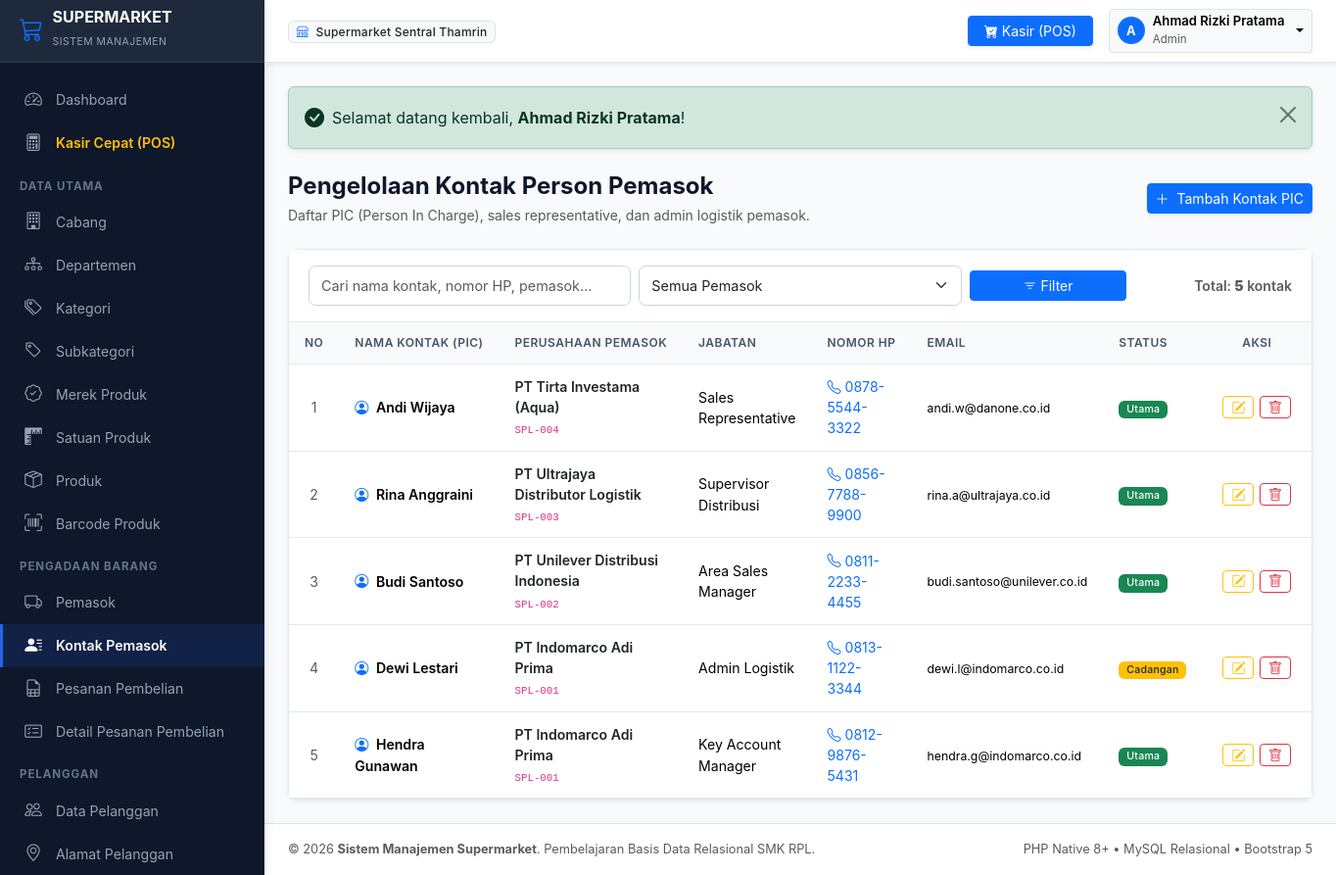
The app's page /modules/kontak_pemasok/index.php (signed in) with its own data.
### tables this page shows
CREATE TABLE `kontak_pemasok` (
    `id_kontak` INT AUTO_INCREMENT PRIMARY KEY,
    `id_pemasok` INT NOT NULL,
    `nama_kontak` VARCHAR(100) NOT NULL,
    `jabatan` VARCHAR(50) DEFAULT NULL,
    `nomor_hp` VARCHAR(20) NOT NULL,
    `email` VARCHAR(100) DEFAULT NULL,
    `status` ENUM('utama', 'cadangan') NOT NULL DEFAULT 'utama',
    INDEX `idx_kontak_pemasok` (`id_pemasok`),
    CONSTRAINT `fk_kontak_pemasok` FOREIGN KEY (`id_pemasok`) 
        REFERENCES `pemasok` (`id_pemasok`) ON UPDATE CASCADE ON DELETE CASCADE
);

CREATE TABLE `pemasok` (
    `id_pemasok` INT AUTO_INCREMENT PRIMARY KEY,
    `kode_pemasok` VARCHAR(20) NOT NULL UNIQUE,
    `nama_pemasok` VARCHAR(150) NOT NULL,
    `alamat` TEXT NOT NULL,
    `telepon` VARCHAR(20) NOT NULL,
    `email` VARCHAR(100) DEFAULT NULL,
    `npwp` VARCHAR(30) DEFAULT NULL,
    `status` ENUM('aktif', 'nonaktif') NOT NULL DEFAULT 'aktif',
    `created_at` DATETIME NOT NULL DEFAULT CURRENT_TIMESTAMP,
    INDEX `idx_pemasok_nama` (`nama_pemasok`)
);

### modules/kontak_pemasok/index.php (the view, shortened to what this page needs)
<?php
require_once __DIR__ . '/../../includes/header.php';
$cari = trim($_GET['cari'] ?? '');
$id_spl = (int)($_GET['id_pemasok'] ?? 0);
$halaman_aktif = (int)($_GET['halaman'] ?? 1);
$limit = 10;
$sqlCount = "
    SELECT COUNT(*)
    FROM kontak_pemasok kp
    INNER JOIN pemasok p ON kp.id_pemasok = p.id_pemasok
    WHERE 1=1
";
$params = [];
$stmt = $pdo->prepare($sqlCount);
$stmt->execute($params);
$total_data = (int)$stmt->fetchColumn();
$paginasi = hitung_pagination($total_data, $limit, $halaman_aktif);
$sqlData = "
    SELECT
        kp.*,
        p.kode_pemasok,
        p.nama_pemasok
    FROM kontak_pemasok kp
    INNER JOIN pemasok p ON kp.id_pemasok = p.id_pemasok
    WHERE 1=1
";
$sqlData .= " ORDER BY kp.id_kontak DESC LIMIT {$paginasi['limit']} OFFSET {$paginasi['offset']}";
$stmt = $pdo->prepare($sqlData);
$stmt->execute($params);
$daftar_kontak = $stmt->fetchAll();
?>
<div class="d-flex flex-column flex-md-row justify-content-between align-items-md-center gap-3 mb-4">
    <div>
        <h4 class="fw-bold mb-1">Pengelolaan Kontak Person Pemasok</h4>
        <p class="text-muted small mb-0">Daftar PIC (Person In Charge), sales representative, dan admin logistik pemasok.</p>
    </div>
    <div>
        <a href="<?= base_url('modules/kontak_pemasok/tambah.php' . ($id_spl ? '?id_pemasok=' . $id_spl : '')) ?>" class="btn btn-primary btn-sm shadow-sm">
            <i class="bi bi-plus-lg me-1"></i> Tambah Kontak PIC
        </a>
    </div>
</div>
<div class="card shadow-sm">
    <div class="card-header bg-white py-3">
        <form method="GET" action="" class="row g-2 align-items-center">
            <div class="col-sm-5 col-md-4">
                <input type="text" name="cari" class="form-control form-control-sm" placeholder="Cari nama kontak, nomor HP, pemasok..." value="<?= escape($cari) ?>">
            </div>
            <div class="col-sm-4 col-md-4">
                <select name="id_pemasok" class="form-select form-select-sm" onchange="this.form.submit()">
                    <option value="">Semua Pemasok</option>
                </select>
            </div>
            <div class="col-sm-3 col-md-2">
                <button class="btn btn-primary btn-sm w-100" type="submit"><i class="bi bi-filter"></i> Filter</button>
            </div>
            <div class="col-md-2 text-md-end text-muted small">
                Total: <strong><?= $paginasi['total_data'] ?></strong> kontak
            </div>
        </form>
    </div>
    <div class="table-responsive">
        <table class="table table-hover align-middle">
            <thead>
                <tr>
                    <th style="width: 50px;" class="text-center">No</th>
                    <th>Nama Kontak (PIC)</th>
                    <th>Perusahaan Pemasok</th>
                    <th>Jabatan</th>
                    <th>Nomor HP</th>
                    <th>Email</th>
                    <th>Status</th>
                    <th class="text-center" style="width: 140px;">Aksi</th>
                </tr>
            </thead>
            <tbody>
                <?php if (empty($daftar_kontak)): ?>
                    <tr>
                        <td colspan="8" class="text-center py-4 text-muted">
                            <i class="bi bi-person-x fs-3 d-block mb-1"></i> Data kontak pemasok tidak ditemukan.
                        </td>
                    </tr>
                <?php else: ?>
                    <?php $no = $paginasi['dari']; foreach ($daftar_kontak as $row): ?>
                        <tr>
                            <td class="text-center text-muted"><?= $no++ ?></td>
                            <td class="fw-semibold">
                                <i class="bi bi-person-circle me-1 text-primary"></i> <?= escape($row['nama_kontak']) ?>
                            </td>
                            <td>
                                <div class="fw-semibold text-dark"><?= escape($row['nama_pemasok']) ?></div>
                                <small class="text-muted"><code><?= escape($row['kode_pemasok']) ?></code></small>
                            </td>
                            <td><?= escape($row['jabatan'] ?? '-') ?></td>
                            <td><a href="tel:<?= escape($row['nomor_hp']) ?>" class="text-decoration-none"><i class="bi bi-telephone me-1"></i><?= escape($row['nomor_hp']) ?></a></td>
                            <td><small><?= escape($row['email'] ?? '-') ?></small></td>
                            <td><?= badge_status($row['status']) ?></td>
                            <td class="text-center">
                                <div class="btn-action-group">
                                    <a href="<?= base_url('modules/kontak_pemasok/edit.php?id=' . $row['id_kontak']) ?>" class="btn btn-outline-warning btn-sm py-0 px-2" title="Ubah Data">
                                        <i class="bi bi-pencil-square"></i>
                                    </a>
                                    <button type="button" class="btn btn-outline-danger btn-sm py-0 px-2" data-bs-toggle="modal" data-bs-target="#modalKonfirmasiHapus" data-url="<?= base_url('modules/kontak_pemasok/hapus.php?id=' . $row['id_kontak']) ?>" data-nama="<?= escape($row['nama_kontak']) ?> (<?= escape($row['nama_pemasok']) ?>)" title="Hapus Kontak">
                                        <i class="bi bi-trash"></i>
                                    </button>
                                </div>
                            </td>
                        </tr>
                    <?php endforeach; ?>
                <?php endif; ?>
            </tbody>
        </table>
    </div>
</div>
<?php require_once __DIR__ . '/../../includes/footer.php'; ?>

### includes/fungsi.php (shortened to what this page needs)
<?php
function base_url($path = '') {
    $scriptName = str_replace('\\', '/', $_SERVER['SCRIPT_NAME'] ?? '');
    $parts = explode('/', trim($scriptName, '/'));
    $rootFolder = $parts[0] ?? '';
    $protocol = (!empty($_SERVER['HTTPS']) && $_SERVER['HTTPS'] !== 'off') ? 'https' : 'http';
    $host = $_SERVER['HTTP_HOST'] ?? 'localhost';
    $base = $protocol . '://' . $host . '/' . $rootFolder;
    if ($path !== '') {
        return rtrim($base, '/') . '/' . ltrim($path, '/');
    }
    return rtrim($base, '/');
}
function escape($string) {
    return htmlspecialchars((string)$string, ENT_QUOTES, 'UTF-8');
}
function badge_status($status) {
    $status_str = strtolower(trim((string)$status));
    $badge_class = 'bg-secondary';
    $label = ucfirst($status);
    switch ($status_str) {
        case 'aktif':
        case 'lunas':
        case 'diterima':
        case 'berhasil':
        case 'utama':
        case 'ya':
            $badge_class = 'bg-success';
            $label = ($status_str === 'ya') ? 'Ya' : ucfirst($status_str);
            break;
        case 'dipesan':
        case 'menunggu':
        case 'tambahan':
        case 'cadangan':
        case 'draft':
            $badge_class = 'bg-warning text-dark';
            $label = ucfirst($status_str);
            break;
    }
    return "<span class=\"badge {$badge_class} px-2 py-1\">" . escape($label) . "</span>";
}
function flash_display() {
    if (isset($_SESSION['flash'])) {
        $tipe = $_SESSION['flash']['tipe'];
        $pesan = $_SESSION['flash']['pesan'];
        $icon = match($tipe) {
            'success' => 'bi-check-circle-fill',
            'danger' => 'bi-exclamation-triangle-fill',
            'warning' => 'bi-exclamation-circle-fill',
            default => 'bi-info-circle-fill'
        };
        echo "
        <div class=\"alert alert-{$tipe} alert-dismissible fade show d-flex align-items-center mb-4 shadow-sm\" role=\"alert\">
            <i class=\"bi {$icon} me-2 fs-5\"></i>
            <div class=\"flex-grow-1\">{$pesan}</div>
            <button type=\"button\" class=\"btn-close\" data-bs-dismiss=\"alert\" aria-label=\"Close\"></button>
        </div>";
    }
}
function hitung_pagination($total_data, $limit = 10, $halaman_aktif = 1) {
    $total_data = max(0, (int)$total_data);
    $limit = max(1, (int)$limit);
    $total_halaman = max(1, (int)ceil($total_data / $limit));
    $halaman_aktif = max(1, min((int)$halaman_aktif, $total_halaman));
    $offset = ($halaman_aktif - 1) * $limit;
    $dari = $total_data > 0 ? $offset + 1 : 0;
    $sampai = min($offset + $limit, $total_data);
    return [
        'total_data' => $total_data,
        'limit' => $limit,
        'halaman_aktif' => $halaman_aktif,
        'total_halaman' => $total_halaman,
        'offset' => $offset,
        'dari' => $dari,
        'sampai' => $sampai
    ];
}

### assets/css/style.css (style rules this page uses)
:root { --primary-color: #2563eb; --primary-hover: #1d4ed8; --secondary-color: #475569; --sidebar-bg: #0f172a; --sidebar-header: #1e293b; --sidebar-color: #94a3b8; --sidebar-hover: #ffffff; --sidebar-active-bg: #2563eb; --body-bg: #f8fafc; --card-bg: #ffffff; --border-color: #e2e8f0; --text-primary: #0f172a; --text-secondary: #64748b; --sidebar-width: 270px; --header-height: 64px; }
body { font-family: -apple-system, BlinkMacSystemFont, "Segoe UI", Roboto, "Helvetica Neue", Arial, sans-serif; background-color: var(--body-bg); color: var(--text-primary); min-height: 100vh; overflow-x: hidden; }
.card { border: 1px solid var(--border-color); border-radius: 0.6rem; box-shadow: 0 1px 3px rgba(0, 0, 0, 0.04); background-color: #ffffff; }
.card-header { background-color: #ffffff; border-bottom: 1px solid var(--border-color); padding: 1rem 1.25rem; font-weight: 600; }
.table { margin-bottom: 0; font-size: 0.88rem; vertical-align: middle; }
.table thead th { background-color: #f8fafc; color: #475569; font-weight: 600; text-transform: uppercase; font-size: 0.75rem; letter-spacing: 0.04em; border-bottom: 1px solid var(--border-color); white-space: nowrap; padding: 0.75rem 1rem; }
.table tbody td { padding: 0.75rem 1rem; border-bottom: 1px solid var(--border-color); }
.badge { font-weight: 500; letter-spacing: 0.02em; }
.form-control, .form-select { border-color: #cbd5e1; font-size: 0.9rem; border-radius: 0.45rem; padding: 0.55rem 0.75rem; }
.btn-action-group { display: inline-flex; gap: 0.35rem; }

### records on screen
kontak_pemasok: nama_kontak "Andi Wijaya", id_pemasok.nama_pemasok "PT Tirta Investama (Aqua)", id_pemasok.kode_pemasok "SPL-004", jabatan "Sales Representative", nomor_hp "0878-5544-3322", email "andi.w@danone.co.id", status "Utama"
kontak_pemasok: nama_kontak "Rina Anggraini", id_pemasok.nama_pemasok "PT Ultrajaya Distributor Logistik", id_pemasok.kode_pemasok "SPL-003", jabatan "Supervisor Distribusi", nomor_hp "0856-7788-9900", email "rina.a@ultrajaya.co.id", status "Utama"
kontak_pemasok: nama_kontak "Budi Santoso", id_pemasok.nama_pemasok "PT Unilever Distribusi Indonesia", id_pemasok.kode_pemasok "SPL-002", jabatan "Area Sales Manager", nomor_hp "0811-2233-4455", email "budi.santoso@unilever.co.id", status "Utama"
kontak_pemasok: nama_kontak "Dewi Lestari", id_pemasok.nama_pemasok "PT Indomarco Adi Prima", id_pemasok.kode_pemasok "SPL-001", jabatan "Admin Logistik", nomor_hp "0813-1122-3344", email "dewi.l@indomarco.co.id", status "Cadangan"
kontak_pemasok: nama_kontak "Hendra Gunawan", id_pemasok.nama_pemasok "PT Indomarco Adi Prima", id_pemasok.kode_pemasok "SPL-001", jabatan "Key Account Manager", nomor_hp "0812-9876-5431", email "hendra.g@indomarco.co.id", status "Utama"

### other values on screen
$user_aktif['nama_cabang'] "Supermarket Sentral Thamrin"
substr($user_aktif['nama_karyawan'], 0, 1) "A"
$user_aktif['nama_karyawan'] "Ahmad Rizki Pratama"
$user_aktif['peran'] "Admin"
$pesan "Selamat datang kembali, Ahmad Rizki Pratama !"
$paginasi['total_data'] "5"
